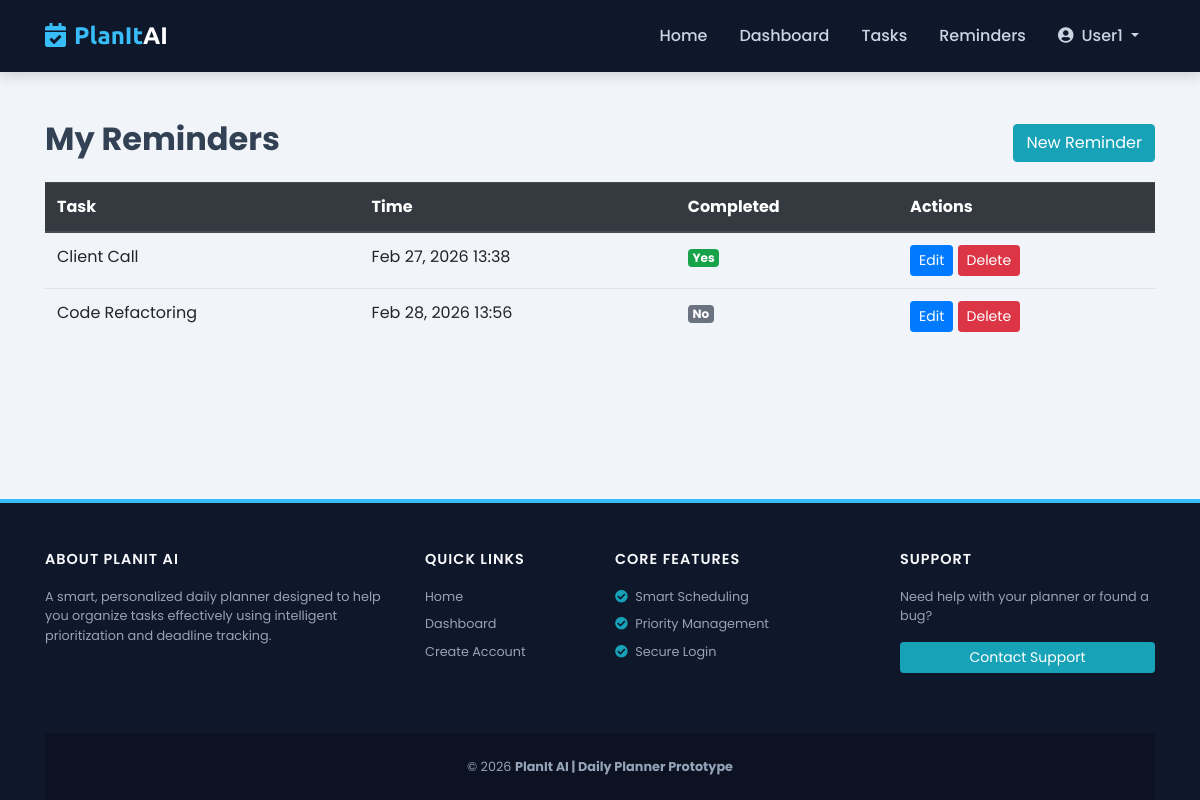
The page /reminders/ (signed in) on the database its author committed.
### myapp/models.py (models this page shows, shortened)
class CustomerUser(models.Model):
    STATUS_CHOICES = (
        ('active', 'Active'),
        ('inactive', 'Inactive'),
        ('banned', 'Banned'),
    )
    user_id = models.AutoField(primary_key=True)
    username = models.CharField(max_length=150, unique=True)
    email = models.EmailField(unique=True)
    password = models.CharField(max_length=255)
    full_name = models.CharField(max_length=150, blank=True, null=True)
    profile_image = models.ImageField(upload_to='profiles/', blank=True, null=True)
    bio = models.TextField(blank=True, null=True)
    phone = models.CharField(max_length=20, blank=True, null=True)
    gender = models.CharField(
        max_length=10,
        choices=[('Male', 'Male'), ('Female', 'Female'), ('Other', 'Other')],
        blank=True,
        null=True
    )
    dob = models.DateField(blank=True, null=True)
    country = models.CharField(max_length=100, blank=True, null=True)
    work_start_time = models.TimeField(default="09:00")
    work_end_time = models.TimeField(default="17:00")
    preferred_focus_duration = models.IntegerField(default=60)
    preferred_reminder_minutes_before = models.IntegerField(default=15)
    status = models.CharField(max_length=10, choices=STATUS_CHOICES, default='active')
    last_login = models.DateTimeField(auto_now=True)
    created_at = models.DateTimeField(auto_now_add=True)
    updated_at = models.DateTimeField(auto_now=True)

class Reminder(models.Model):
    reminder_id = models.AutoField(primary_key=True)
    task = models.ForeignKey(Task, on_delete=models.CASCADE, related_name='reminders')
    reminder_time = models.DateTimeField()
    is_completed = models.BooleanField(default=False)

class Task(models.Model):
    PRIORITY_CHOICES = (
        (1, 'High'),
        (2, 'Medium'),
        (3, 'Low'),
    )
    STATUS_CHOICES = (
        ('pending', 'Pending'),
        ('completed', 'Completed'),
        ('overdue', 'Overdue'),
    )
    RECURRENCE_CHOICES = (
        ('none', 'None'),
        ('daily', 'Daily'),
        ('weekly', 'Weekly'),
        ('monthly', 'Monthly'),
    )
    task_id = models.AutoField(primary_key=True)
    user = models.ForeignKey(CustomerUser, on_delete=models.CASCADE, related_name='tasks')
    category = models.ForeignKey(Category, on_delete=models.SET_NULL, null=True, blank=True)
    title = models.CharField(max_length=255)
    description = models.TextField(blank=True, null=True)
    priority = models.IntegerField(choices=PRIORITY_CHOICES, default=2)
    due_date = models.DateTimeField()
    duration_minutes = models.IntegerField(default=60)
    status = models.CharField(max_length=20, choices=STATUS_CHOICES, default='pending')
    completed_at = models.DateTimeField(blank=True, null=True)
    recurrence_pattern = models.CharField(
        max_length=20,
        choices=RECURRENCE_CHOICES,
        default='none'
    )
    bookmarked = models.BooleanField(default=False)
    is_deleted = models.BooleanField(default=False)
    created_at = models.DateTimeField(auto_now_add=True)
    updated_at = models.DateTimeField(auto_now=True)
    class Meta:
        ordering = ['priority', 'due_date']
        indexes = [
            models.Index(fields=['user', 'priority']),
            models.Index(fields=['due_date']),
            models.Index(fields=['status']),
        ]

### myapp/views.py (the view)
# urls.py: path('reminders/', views.reminder_list, name='reminder_list'),
def reminder_list(request):
    user = get_logged_in_user(request)
    if not user:
        return redirect('login')
    reminders = Reminder.objects.filter(task__user=user).order_by('reminder_time')
    return render(request, 'reminder_list.html', {'reminders': reminders})

### myapp/views.py (called while the page is built)
def get_logged_in_user(request):
    user_id = request.session.get('user_id')
    if not user_id:
        return None
    return CustomerUser.objects.filter(user_id=user_id).first()

### templates/reminder_list.html (shortened to what this page needs)
{% extends "base.html" %}
{% block content %}
<div class="container my-5">
    <div class="row">
        <div class="col-lg-12">
            <div class="d-flex justify-content-between align-items-center mb-3">
                <h2 class="font-weight-bold">My Reminders</h2>
                <a href="{% url 'create_reminder' %}" class="btn btn-info">New Reminder</a>
            </div>
            {% if reminders %}
            <div class="table-responsive">
                <table class="table table-hover">
                    <thead class="thead-dark">
                        <tr>
                            <th>Task</th>
                            <th>Time</th>
                            <th>Completed</th>
                            <th>Actions</th>
                        </tr>
                    </thead>
                    <tbody>
                        {% for reminder in reminders %}
                        <tr>
                            <td>{{ reminder.task.title }}</td>
                            <td>{{ reminder.reminder_time|date:"M d, Y H:i" }}</td>
                            <td>
                                {% if reminder.is_completed %}
                                    <span class="badge badge-success">Yes</span>
                                {% else %}
                                    <span class="badge badge-secondary">No</span>
                                {% endif %}
                            </td>
                            <td>
                                <a href="{% url 'edit_reminder' reminder.reminder_id %}" class="btn btn-sm btn-primary">Edit</a>
                                <a href="{% url 'delete_reminder' reminder.reminder_id %}" class="btn btn-sm btn-danger" onclick="return confirm('Delete this reminder?');">Delete</a>
                            </td>
                        </tr>
                        {% endfor %}
                    </tbody>
                </table>
            </div>
            {% else %}
                <div class="text-center py-5">
                    <i class="fas fa-bell fa-4x text-muted mb-3"></i>
                    <h5 class="text-muted">No Reminders Found</h5>
                    <p class="small text-secondary">Create a reminder to get notifications for your tasks.</p>
                </div>
            {% endif %}
        </div>
    </div>
</div>
{% endblock %}

### templates/base.html (shortened to what this page needs)
<!DOCTYPE html>
<html lang="en">
<head>
    <link rel="stylesheet" href="https://stackpath.bootstrapcdn.com/bootstrap/4.5.2/css/bootstrap.min.css">
    <link rel="stylesheet" href="https://cdnjs.cloudflare.com/ajax/libs/font-awesome/5.15.4/css/all.min.css">
</head>
<body>
    <nav class="navbar navbar-expand-lg navbar-dark sticky-top">
        <div class="container">
            <a class="navbar-brand" href="{% url 'index' %}">
                <i class="fas fa-calendar-check mr-2"></i>PlanIt<span class="text-white">AI</span>
            </a>
            <div class="collapse navbar-collapse" id="mainNav">
                <ul class="navbar-nav ml-auto">
                    <li class="nav-item">
                        <a class="nav-link" href="{% url 'index' %}">Home</a>
                    </li>
                    {% if request.session.user_id %}
                        <li class="nav-item">
                            <a class="nav-link" href="{% url 'dashboard' %}">Dashboard</a>
                        </li>
                        <li class="nav-item">
                            <a class="nav-link" href="{% url 'task_list' %}">Tasks</a>
                        </li>
                        <li class="nav-item">
                            <a class="nav-link" href="{% url 'reminder_list' %}">Reminders</a>
                        </li>
                        <li class="nav-item dropdown">
                            <a class="nav-link dropdown-toggle text-info" href="#" id="userDropdown" role="button" data-toggle="dropdown">
                                <i class="fas fa-user-circle mr-1"></i> {{ request.session.username }}
                            </a>
                        </li>
                    {% endif %}
                </ul>
            </div>
        </div>
    </nav>
        {% block content %}{% endblock %}
    <footer>
        <div class="container">
            <div class="row">
                <div class="col-lg-4 mb-4">
                    <h5 class="footer-heading">About PlanIt AI</h5>
                    <p class="small">A smart, personalized daily planner designed to help you organize tasks effectively using intelligent prioritization and deadline tracking.</p>
                </div>
                <div class="col-lg-2 col-md-4 mb-4">
                    <h5 class="footer-heading">Quick Links</h5>
                    <ul class="list-unstyled small">
                        <li class="mb-2"><a href="{% url 'index' %}">Home</a></li>
                        <li class="mb-2"><a href="{% url 'dashboard' %}">Dashboard</a></li>
                        <li class="mb-2"><a href="{% url 'register' %}">Create Account</a></li>
                    </ul>
                </div>
                <div class="col-lg-3 col-md-4 mb-4">
                    <h5 class="footer-heading">Core Features</h5>
                    <ul class="list-unstyled small">
                        <li class="mb-2"><i class="fas fa-check-circle text-info mr-1"></i> Smart Scheduling</li>
                        <li class="mb-2"><i class="fas fa-check-circle text-info mr-1"></i> Priority Management</li>
                        <li class="mb-2"><i class="fas fa-check-circle text-info mr-1"></i> Secure Login</li>
                    </ul>
                </div>
                <div class="col-lg-3 col-md-4">
                    <h5 class="footer-heading">Support</h5>
                    <p class="small">Need help with your planner or found a bug?</p>
                    <a href="mailto:support@planit-ai.com" class="btn btn-info btn-sm btn-block">Contact Support</a>
                </div>
            </div>
            <div class="footer-bottom text-center">
                <p class="mb-0 small">&copy; {% now "Y" %} <strong>PlanIt AI | Daily Planner Prototype</strong></p>
            </div>
        </div>
    </footer>
</body>
</html>

### templates/base.html (style rules this page uses)
:root { --primary-color: #0f172a; --accent-color: #38bdf8; --high-priority: #ef4444; --low-priority: #22c55e; --light-bg: #f1f5f9; }
body { font-family: 'Poppins', sans-serif; background-color: var(--light-bg); color: #334155; display: flex; flex-direction: column; min-height: 100vh; }
.navbar { background: var(--primary-color) !important; padding: 0.8rem 1rem; box-shadow: 0 4px 12px rgba(0,0,0,0.15); }
.navbar-brand { font-family: 'Ubuntu', sans-serif; font-weight: 700; font-size: 1.5rem; color: var(--accent-color) !important; }
.nav-link { font-weight: 500; color: #cbd5e1 !important; margin: 0 8px; transition: all 0.3s ease; }
footer { background: var(--primary-color); color: #94a3b8; padding-top: 3rem; border-top: 4px solid var(--accent-color); margin-top: auto; }
.footer-heading { color: #f8fafc; font-weight: 600; margin-bottom: 1.2rem; text-transform: uppercase; font-size: 0.9rem; letter-spacing: 1px; }
footer a { color: #94a3b8; transition: 0.3s; }
.footer-bottom { background: rgba(0,0,0,0.2); padding: 1.5rem 0; margin-top: 2rem; }

### templates/reminder_list.html (style rules this page uses)
.badge-success { background-color: #16a34a; color: white; }
.badge-secondary { background-color: #6b7280; color: white; }

### rows shown on the page
CustomerUser: session.username "User1"
Reminder: task "Client Call", reminder_time "Feb 27, 2026 13:38", is_completed "Yes"
Reminder: task "Code Refactoring", reminder_time "Feb 28, 2026 13:56", is_completed "No"
